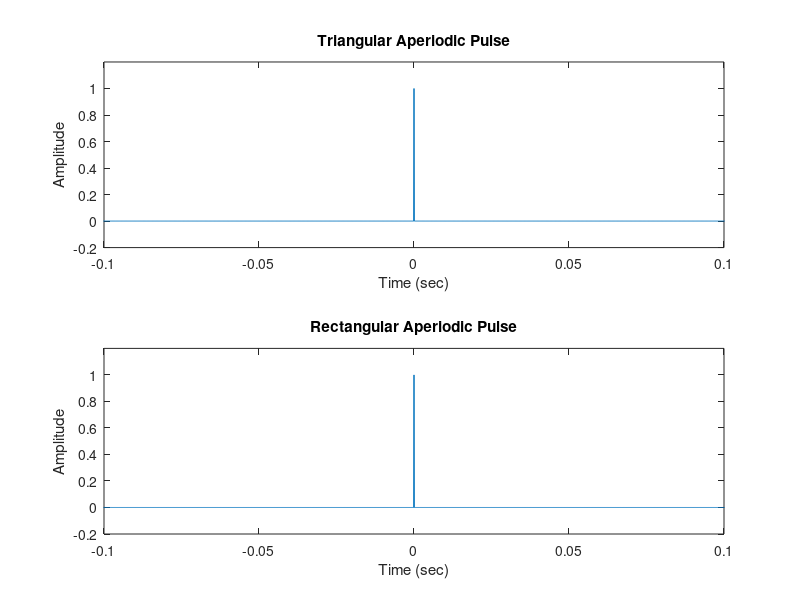

This chart was generated by the following MATLAB code:
fs = 10000;
t = -1:1/fs:1;
x1 = tripuls(t,.00000001e-3);
x2 = rectpuls(t,.000000001e-3);
subplot(2,1,1)
plot(t,x1)
axis([-0.1 0.1 -0.2 1.2])
xlabel('Time (sec)')
ylabel('Amplitude')
title('Triangular Aperiodic Pulse')
subplot(2,1,2)
plot(t,x2)
axis([-0.1 0.1 -0.2 1.2])
xlabel('Time (sec)')
ylabel('Amplitude')
title('Rectangular Aperiodic Pulse')